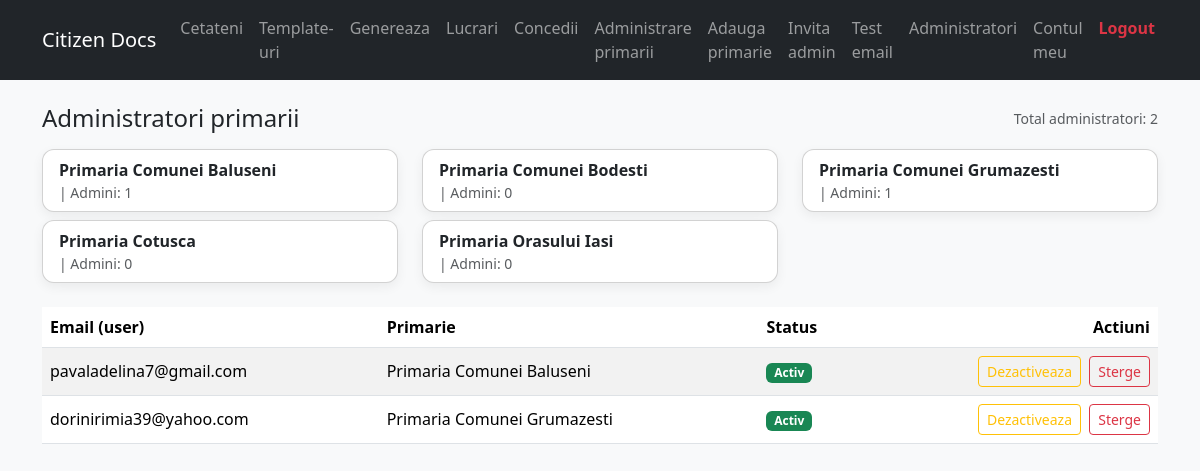
The app's page /superadmin/admins/ (signed in) with its own data.
### core/models.py (models this page shows, shortened)
class Municipality(models.Model):
    name = models.CharField(max_length=200, unique=True)
    slug = models.SlugField(unique=True, blank=True)
    street = models.CharField(max_length=200, blank=True)
    number = models.CharField(max_length=20, blank=True)
    city = models.CharField(max_length=100, blank=True)
    county = models.CharField(max_length=100, blank=True)
    postal_code = models.CharField(max_length=20, blank=True)
    cif = models.CharField("Cod identificare fiscala", max_length=50, blank=True)
    email = models.EmailField(blank=True)
    phone = models.CharField(max_length=50, blank=True)
    mayor_name = models.CharField(max_length=150, blank=True)
    extra_info = models.TextField(blank=True)
    header_logo = models.ImageField(
        upload_to="municipality_headers/", null=True, blank=True
    )
    header_banner = models.ImageField(
        upload_to="municipality_headers/", null=True, blank=True
    )
    created_at = models.DateTimeField(auto_now_add=True)
    class Meta:
        ordering = ["name"]

class MunicipalityAdmin(models.Model):
    municipality = models.ForeignKey(Municipality, on_delete=models.CASCADE, related_name="admins")
    user = models.OneToOneField(User, on_delete=models.CASCADE, related_name="municipality_admin")
    created_at = models.DateTimeField(auto_now_add=True)

### core/views.py (the view, shortened to what this page needs)
# urls.py: path("superadmin/admins/", views.superadmin_admins, name="superadmin_admins"),
@user_passes_test(lambda u: u.is_superuser)
def superadmin_admins(request):
    admins_qs = MunicipalityAdmin.objects.select_related("user", "municipality").order_by(
        "municipality__name", "user__username"
    )
    summary = Municipality.objects.annotate(admin_count=models.Count("admins")).order_by("name")
    total_admins = admins_qs.count()
    return render(
        request,
        "core/superadmin_admins.html",
        {"admins": admins_qs, "summary": summary, "total_admins": total_admins},
    )

### core/context_processors.py (called while the page is built)
def unread_counts(request):
    data = {
        "unread_citizen": 0,
        "unread_staff": 0,
    }
    user = getattr(request, "user", None)
    if not user or not user.is_authenticated:
        return {"unread_counts": data}
    if hasattr(user, "citizen_profile"):
        ctz = user.citizen_profile
        data["unread_citizen"] = Notification.objects.filter(citizen=ctz, is_read=False).count()
    if user.is_staff:
        data["unread_staff"] = StaffNotification.objects.filter(user=user, is_read=False).count()
    return {"unread_counts": data}

### templates/core/superadmin_admins.html (shortened to what this page needs)
{% extends "base.html" %}
{% block content %}
<div class="d-flex justify-content-between align-items-center mb-3">
  <h1 class="h4 mb-0">Administratori primarii</h1>
  <div class="text-muted small">Total administratori: {{ total_admins }}</div>
</div>
{% if summary %}
  <div class="row mb-3">
    {% for m in summary %}
      <div class="col-md-4 mb-2">
        <div class="card card-body py-2">
          <strong>{{ m.name }}</strong>
          <span class="text-muted small"> | Admini: {{ m.admin_count }}</span>
        </div>
      </div>
    {% endfor %}
  </div>
{% endif %}
<div class="table-responsive">
  <table class="table table-striped align-middle">
    <thead>
      <tr>
        <th>Email (user)</th>
        <th>Primarie</th>
        <th>Status</th>
        <th class="text-end">Actiuni</th>
      </tr>
    </thead>
    <tbody>
      {% for adm in admins %}
      <tr>
        <td>{{ adm.user.username }}</td>
        <td>{{ adm.municipality.name }}</td>
        <td>
          {% if adm.user.is_active %}
            <span class="badge bg-success">Activ</span>
          {% else %}
            <span class="badge bg-secondary">Inactiv</span>
          {% endif %}
        </td>
        <td class="text-end">
          <form method="post" class="d-inline">
            {% if adm.user.is_active %}
              <button class="btn btn-sm btn-outline-warning" type="submit">Dezactiveaza</button>
            {% else %}
              <input type="hidden" name="action" value="activate">
              <button class="btn btn-sm btn-outline-success" type="submit">Activeaza</button>
            {% endif %}
          </form>
          <form method="post" class="d-inline ms-1" onsubmit="return confirm('Sigur stergi acest admin?');">
            <button class="btn btn-sm btn-outline-danger" type="submit">Sterge</button>
          </form>
        </td>
      </tr>
      {% empty %}
      <tr>
        <td colspan="4" class="text-muted">Nu exista administratori inregistrati.</td>
      </tr>
      {% endfor %}
    </tbody>
  </table>
</div>
{% endblock %}

### templates/base.html (style rules this page uses)
body { min-height: 100vh; }
.card { border-radius: 12px; box-shadow: 0 4px 12px rgba(0,0,0,0.06); }

### records on screen
Municipality: name "Primaria Comunei Baluseni", admin_count "1"
Municipality: name "Primaria Comunei Bodesti", admin_count "0"
Municipality: name "Primaria Comunei Grumazesti", admin_count "1"
Municipality: name "Primaria Cotusca", admin_count "0"
Municipality: name "Primaria Orasului Iasi", admin_count "0"
MunicipalityAdmin: user.username "pavaladelina7@gmail.com", municipality.name "Primaria Comunei Baluseni", shows "Activ", shows "Dezactiveaza"
MunicipalityAdmin: user.username "dorinirimia39@yahoo.com", municipality.name "Primaria Comunei Grumazesti", shows "Activ", shows "Dezactiveaza"

### other values on screen
{{ total_admins }} "2"
